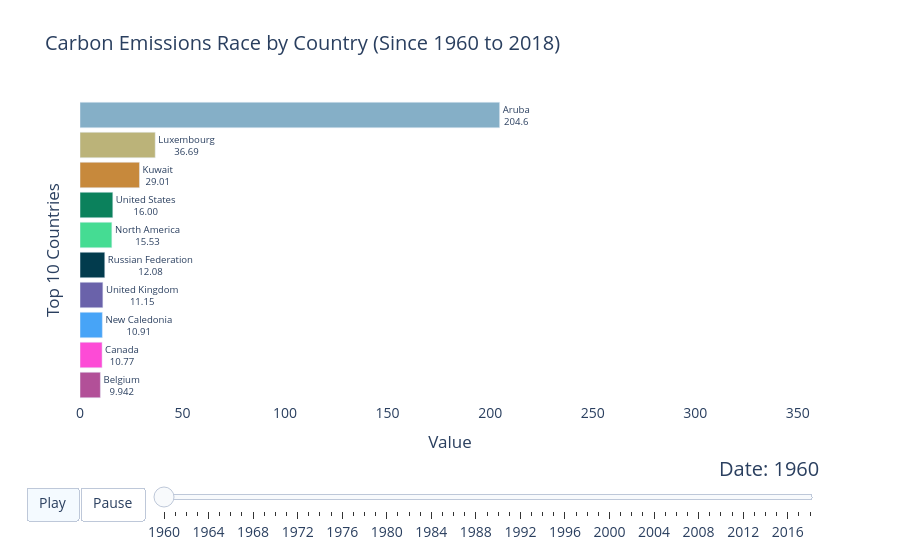

Notebook code cell kept with this figure:
### Code cell
from raceplotly.plots import barplot
race_plot=barplot(df=df2[df2['Country Name']!='World'],item_column='Country Name', value_column='value',time_column='Year', top_entries=10)
fig_3=race_plot.plot(value_label='Value',item_label='Top 10 Countries')
fig_3

### Figure 1 — Plotly figure (JSON) as saved in the notebook; plotly's stock layout.template omitted (floating-point values rounded to 4 significant figures)
{"data": [{"cliponaxis": false, "hoverinfo": "all", "marker": {"color": ["rgb(178, 80, 152)", "rgb(253, 75, 214)", "rgb(71, 164, 247)", "rgb(106, 98, 170)", "rgb(2, 59, 77)", "rgb(69, 220, 147)", "rgb(11, 129, 92)", "rgb(199, 137, 60)", "rgb(187, 179, 121)", "rgb(133, 175, 199)"]}, "orientation": "h", "textangle": 0, "textposition": "outside", "texttemplate": "%{y}<br>%{x:.4s}", "type": "bar", "x": [9.942, 10.77, 10.91, 11.15, 12.08, 15.53, 16.0, 29.01, 36.69, 204.6], "y": ["Belgium", "Canada", "New Caledonia", "United Kingdom", "Russian Federation", "North America", "United States", "Kuwait", "Luxembourg", "Aruba"]}], "layout": {"bargap": 0.15, "font": {"size": 14}, "plot_bgcolor": "#FFFFFF", "sliders": [{"active": 0, "currentvalue": {"font": {"size": 20}, "prefix": "Date: ", "visible": true, "xanchor": "right"}, "len": 0.9, "pad": {"b": 10, "t": 50}, "steps": [{"args": [["1960"], {"frame": {"duration": 500, "redraw": false}, "mode": "immediate", "transition": {"duration": 500}}], "label": "1960", "method": "animate"}, {"args": [["1961"], {"frame": {"duration": 500, "redraw": false}, "mode": "immediate", "transition": {"duration": 500}}], "label": "1961", "method": "animate"}, {"args": [["1962"], {"frame": {"duration": 500, "redraw": false}, "mode": "immediate", "transition": {"duration": 500}}], "label": "1962", "method": "animate"}, {"args": [["1963"], {"frame": {"duration": 500, "redraw": false}, "mode": "immediate", "transition": {"duration": 500}}], "label": "1963", "method": "animate"}, {"args": [["1964"], {"frame": {"duration": 500, "redraw": false}, "mode": "immediate", "transition": {"duration": 500}}], "label": "1964", "method": "animate"}, {"args": [["1965"], {"frame": {"duration": 500, "redraw": false}, "mode": "immediate", "transition": {"duration": 500}}], "label": "1965", "method": "animate"}, {"args": [["1966"], {"frame": {"duration": 500, "redraw": false}, "mode": "immediate", "transition": {"duration": 500}}], "label": "1966", "method": "animate"}, {"args": [["1967"], {"frame": {"duration": 500, "redraw": false}, "mode": "immediate", "transition": {"duration": 500}}], "label": "1967", "method": "animate"}, {"args": [["1968"], {"frame": {"duration": 500, "redraw": false}, "mode": "immediate", "transition": {"duration": 500}}], "label": "1968", "method": "animate"}, {"args": [["1969"], {"frame": {"duration": 500, "redraw": false}, "mode": "immediate", "transition": {"duration": 500}}], "label": "1969", "method": "animate"}, {"args": [["1970"], {"frame": {"duration": 500, "redraw": false}, "mode": "immediate", "transition": {"duration": 500}}], "label": "1970", "method": "animate"}, {"args": [["1971"], {"frame": {"duration": 500, "redraw": false}, "mode": "immediate", "transition": {"duration": 500}}], "label": "1971", "method": "animate"}, {"args": [["1972"], {"frame": {"duration": 500, "redraw": false}, "mode": "immediate", "transition": {"duration": 500}}], "label": "1972", "method": "animate"}, {"args": [["1973"], {"frame": {"duration": 500, "redraw": false}, "mode": "immediate", "transition": {"duration": 500}}], "label": "1973", "method": "animate"}, {"args": [["1974"], {"frame": {"duration": 500, "redraw": false}, "mode": "immediate", "transition": {"duration": 500}}], "label": "1974", "method": "animate"}, {"args": [["1975"], {"frame": {"duration": 500, "redraw": false}, "mode": "immediate", "transition": {"duration": 500}}], "label": "1975", "method": "animate"}, {"args": [["1976"], {"frame": {"duration": 500, "redraw": false}, "mode": "immediate", "transition": {"duration": 500}}], "label": "1976", "method": "animate"}, {"args": [["1977"], {"frame": {"duration": 500, "redraw": false}, "mode": "immediate", "transition": {"duration": 500}}], "label": "1977", "method": "animate"}, {"args": [["1978"], {"frame": {"duration": 500, "redraw": false}, "mode": "immediate", "transition": {"duration": 500}}], "label": "1978", "method": "animate"}, {"args": [["1979"], {"frame": {"duration": 500, "redraw": false}, "mode": "immediate", "transition": {"duration": 500}}], "label": "1979", "method": "animate"}, {"args": [["1980"], {"frame": {"duration": 500, "redraw": false}, "mode": "immediate", "transition": {"duration": 500}}], "label": "1980", "method": "animate"}, {"args": [["1981"], {"frame": {"duration": 500, "redraw": false}, "mode": "immediate", "transition": {"duration": 500}}], "label": "1981", "method": "animate"}, {"args": [["1982"], {"frame": {"duration": 500, "redraw": false}, "mode": "immediate", "transition": {"duration": 500}}], "label": "1982", "method": "animate"}, {"args": [["1983"], {"frame": {"duration": 500, "redraw": false}, "mode": "immediate", "transition": {"duration": 500}}], "label": "1983", "method": "animate"}, {"args": [["1984"], {"frame": {"duration": 500, "redraw": false}, "mode": "immediate", "transition": {"duration": 500}}], "label": "1984", "method": "animate"}, {"args": [["1985"], {"frame": {"duration": 500, "redraw": false}, "mode": "immediate", "transition": {"duration": 500}}], "label": "1985", "method": "animate"}, {"args": [["1986"], {"frame": {"duration": 500, "redraw": false}, "mode": "immediate", "transition": {"duration": 500}}], "label": "1986", "method": "animate"}, {"args": [["1987"], {"frame": {"duration": 500, "redraw": false}, "mode": "immediate", "transition": {"duration": 500}}], "label": "1987", "method": "animate"}, {"args": [["1988"], {"frame": {"duration": 500, "redraw": false}, "mode": "immediate", "transition": {"duration": 500}}], "label": "1988", "method": "animate"}, {"args": [["1989"], {"frame": {"duration": 500, "redraw": false}, "mode": "immediate", "transition": {"duration": 500}}], "label": "1989", "method": "animate"}, {"args": [["1990"], {"frame": {"duration": 500, "redraw": false}, "mode": "immediate", "transition": {"duration": 500}}], "label": "1990", "method": "animate"}, {"args": [["1991"], {"frame": {"duration": 500, "redraw": false}, "mode": "immediate", "transition": {"duration": 500}}], "label": "1991", "method": "animate"}, {"args": [["1992"], {"frame": {"duration": 500, "redraw": false}, "mode": "immediate", "transition": {"duration": 500}}], "label": "1992", "method": "animate"}, {"args": [["1993"], {"frame": {"duration": 500, "redraw": false}, "mode": "immediate", "transition": {"duration": 500}}], "label": "1993", "method": "animate"}, {"args": [["1994"], {"frame": {"duration": 500, "redraw": false}, "mode": "immediate", "transition": {"duration": 500}}], "label": "1994", "method": "animate"}, {"args": [["1995"], {"frame": {"duration": 500, "redraw": false}, "mode": "immediate", "transition": {"duration": 500}}], "label": "1995", "method": "animate"}, {"args": [["1996"], {"frame": {"duration": 500, "redraw": false}, "mode": "immediate", "transition": {"duration": 500}}], "label": "1996", "method": "animate"}, {"args": [["1997"], {"frame": {"duration": 500, "redraw": false}, "mode": "immediate", "transition": {"duration": 500}}], "label": "1997", "method": "animate"}, {"args": [["1998"], {"frame": {"duration": 500, "redraw": false}, "mode": "immediate", "transition": {"duration": 500}}], "label": "1998", "method": "animate"}, {"args": [["1999"], {"frame": {"duration": 500, "redraw": false}, "mode": "immediate", "transition": {"duration": 500}}], "label": "1999", "method": "animate"}, {"args": [["2000"], {"frame": {"duration": 500, "redraw": false}, "mode": "immediate", "transition": {"duration": 500}}], "label": "2000", "method": "animate"}, {"args": [["2001"], {"frame": {"duration": 500, "redraw": false}, "mode": "immediate", "transition": {"duration": 500}}], "label": "2001", "method": "animate"}, {"args": [["2002"], {"frame": {"duration": 500, "redraw": false}, "mode": "immediate", "transition": {"duration": 500}}], "label": "2002", "method": "animate"}, {"args": [["2003"], {"frame": {"duration": 500, "redraw": false}, "mode": "immediate", "transition": {"duration": 500}}], "label": "2003", "method": "animate"}, {"args": [["2004"], {"frame": {"duration": 500, "redraw": false}, "mode": "immediate", "transition": {"duration": 500}}], "label": "2004", "method": "animate"}, {"args": [["2005"], {"frame": {"duration": 500, "redraw": false}, "mode": "immediate", "transition": {"duration": 500}}], "label": "2005", "method": "animate"}, {"args": [["2006"], {"frame": {"duration": 500, "redraw": false}, "mode": "immediate", "transition": {"duration": 500}}], "label": "2006", "method": "animate"}, {"args": [["2007"], {"frame": {"duration": 500, "redraw": false}, "mode": "immediate", "transition": {"duration": 500}}], "label": "2007", "method": "animate"}, {"args": [["2008"], {"frame": {"duration": 500, "redraw": false}, "mode": "immediate", "transition": {"duration": 500}}], "label": "2008", "method": "animate"}, {"args": [["2009"], {"frame": {"duration": 500, "redraw": false}, "mode": "immediate", "transition": {"duration": 500}}], "label": "2009", "method": "animate"}, {"args": [["2010"], {"frame": {"duration": 500, "redraw": false}, "mode": "immediate", "transition": {"duration": 500}}], "label": "2010", "method": "animate"}, {"args": [["2011"], {"frame": {"duration": 500, "redraw": false}, "mode": "immediate", "transition": {"duration": 500}}], "label": "2011", "method": "animate"}, {"args": [["2012"], {"frame": {"duration": 500, "redraw": false}, "mode": "immediate", "transition": {"duration": 500}}], "label": "2012", "method": "animate"}, {"args": [["2013"], {"frame": {"duration": 500, "redraw": false}, "mode": "immediate", "transition": {"duration": 500}}], "label": "2013", "method": "animate"}, {"args": [["2014"], {"frame": {"duration": 500, "redraw": false}, "mode": "immediate", "transition": {"duration": 500}}], "label": "2014", "method": "animate"}, {"args": [["2015"], {"frame": {"duration": 500, "redraw": false}, "mode": "immediate", "transition": {"duration": 500}}], "label": "2015", "method": "animate"}, {"args": [["2016"], {"frame": {"duration": 500, "redraw": false}, "mode": "immediate", "transition": {"duration": 500}}], "label": "2016", "method": "animate"}, {"args": [["2017"], {"frame": {"duration": 500, "redraw": false}, "mode": "immediate", "transition": {"duration": 500}}], "label": "2017", "method": "animate"}, {"args": [["2018"], {"frame": {"duration": 500, "redraw": false}, "mode": "immediate", "transition": {"duration": 500}}], "label": "2018", "method": "animate"}], "transition": {"duration": 300, "easing": "cubic-in-out"}, "x": 0.1, "xanchor": "left", "y": 0, "yanchor": "top"}], "title": {"text": "Carbon Emissions Race by Country (Since 1960 to 2018)"}, "updatemenus": [{"buttons": [{"args": [null, {"frame": {"duration": 500, "redraw": false}, "fromcurrent": true, "transition": {"duration": 500, "easing": "quadratic-in-out"}}], "label": "Play", "method": "animate"}, {"args": [[null], {"frame": {"duration": 0, "redraw": false}, "mode": "immediate", "transition": {"duration": 0}}], "label": "Pause", "method": "animate"}], "direction": "left", "pad": {"r": 10, "t": 87}, "showactive": true, "type": "buttons", "x": 0.1, "xanchor": "right", "y": 0, "yanchor": "top"}], "xaxis": {"range": [0, 360.9], "showline": true, "showticklabels": true, "title": {"text": "Value"}, "visible": true}, "yaxis": {"showline": false, "showticklabels": false, "title": {"text": "Top 10 Countries"}, "visible": true}}}
